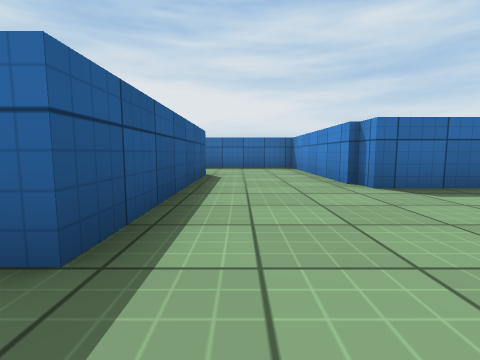
view 1 (above)

19 first-person views from a walk through a 3-D level made in the Unity game engine. The camera is 0.51 m above the floor, tilts 6° down and sees 85° across. The floor is counted in squares, 1 m on a side. Each view is taken from the middle of a square. On the plan, view 1 faces up. The plan holds only what a view shows up to about 9 squares ahead; the rest is blank. The player is left out. Surface patterns are stand-ins for the level's own textures.

view 2
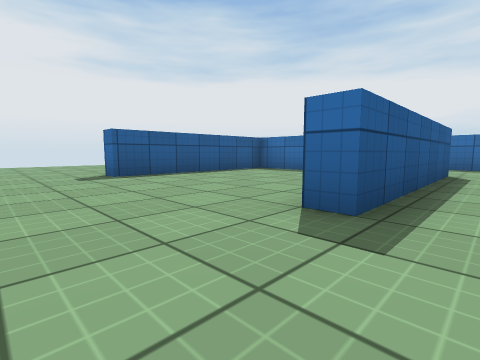

view 3
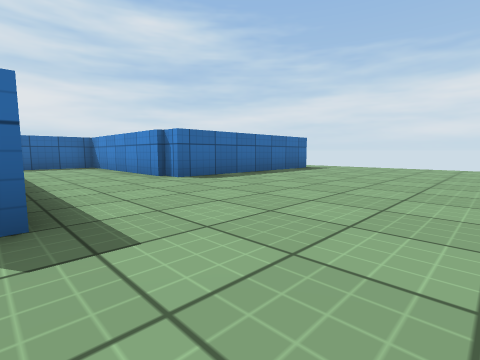

view 4
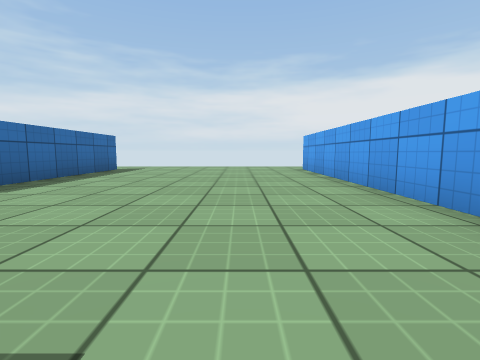

view 5
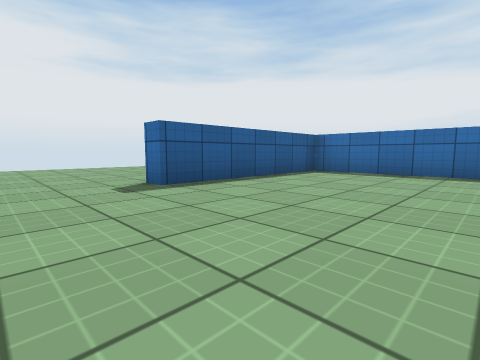

view 6
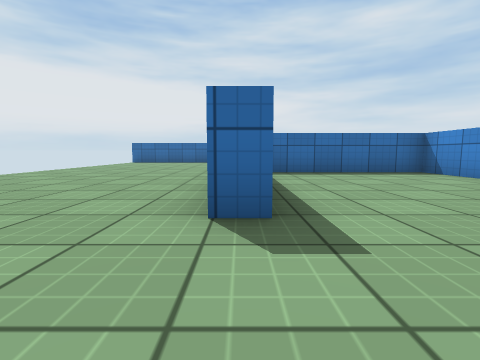

view 7
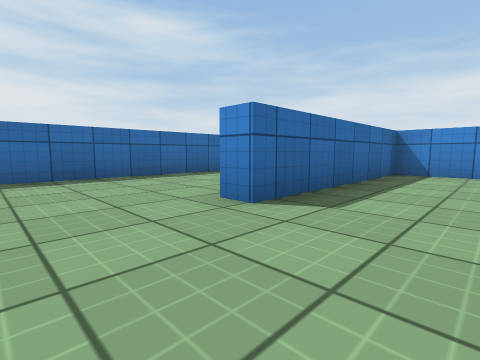

view 8
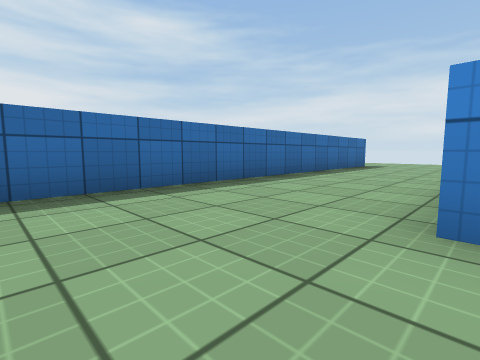

view 9
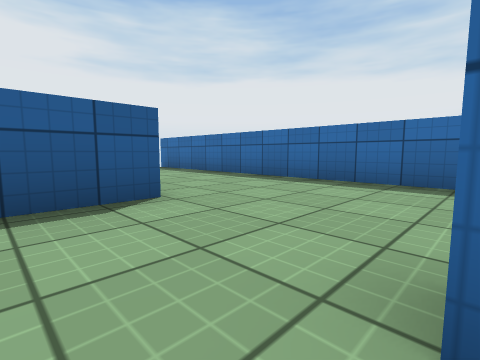

view 10
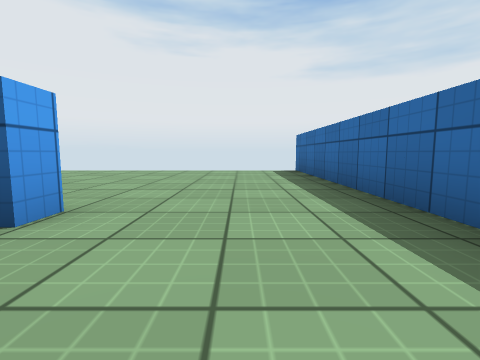

view 11
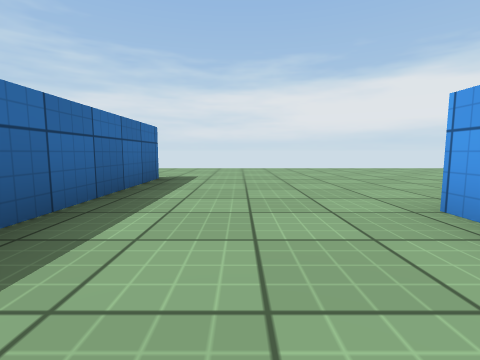

view 12
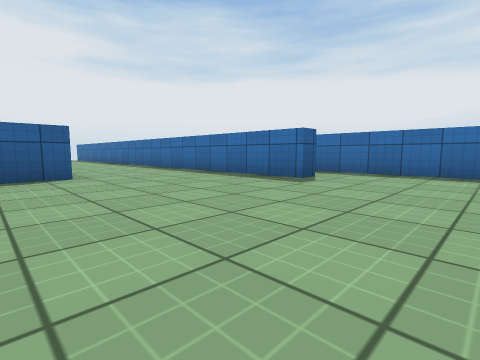

view 13
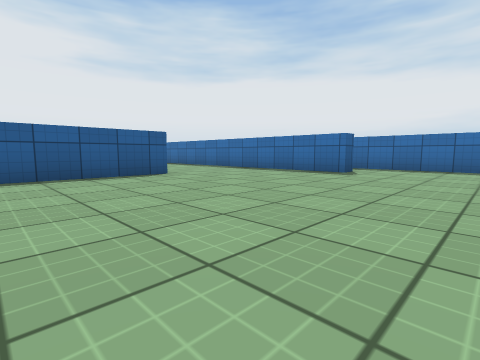

view 14
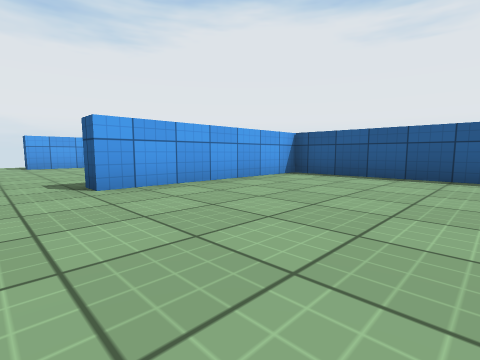

view 15
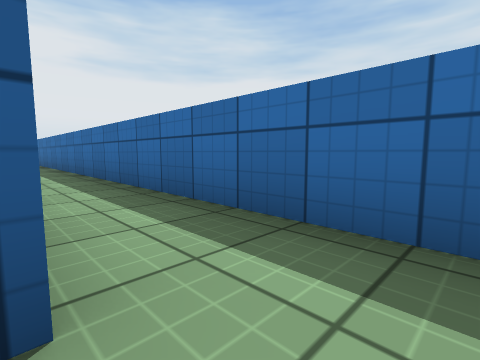

view 16
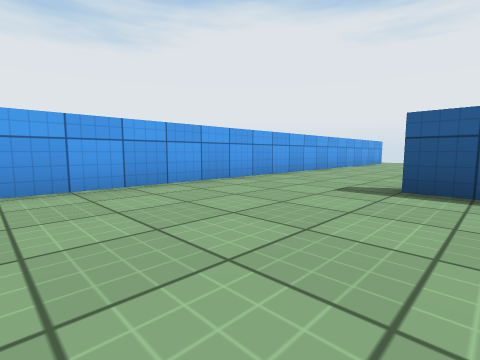

view 17
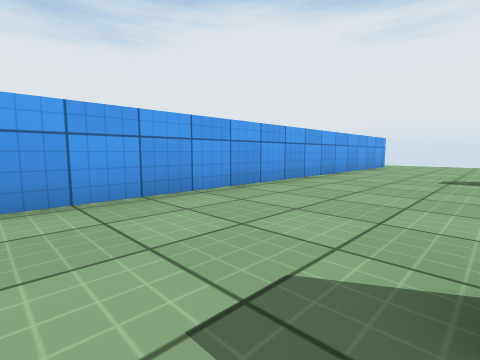

view 18
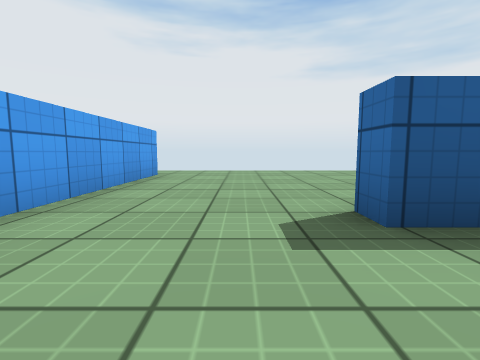

view 19
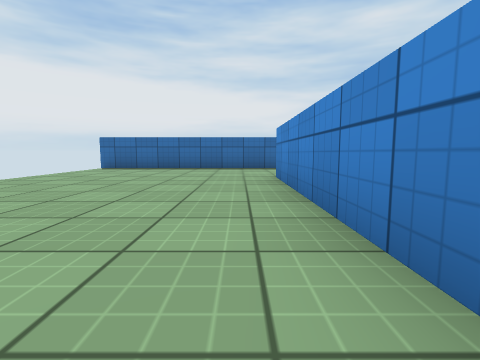

### Floor plan
Points are (right, up) in squares from view 1. A wall is a line through its corners. A room is listed if a view was taken in it or the views show most of it. See-through windows are left out.
Room 1 (views 1, 2, 3, 4, 5, 6, 7, 8, 9, 10, 11, 12, 13, 14, 15, 16, 17, 18, 19)
walls: (-0.8, 6.1) (-0.8, 1.1) (-1.4, 1.1); (-1.3, 4.1) (-1.3, 5.8) (-5.7, 5.8) (-5.7, 1.1) (-6.3, 1.1); (2.3, 9.4) (2.3, 4.2) (6.9, 4.2) (6.9, 3.7) (1.8, 3.7) (1.8, 8.7) (-3.1, 8.7) (-3.1, 9.2); (-6.2, 4.7) (-6.2, 9.5) (-5.7, 9.5) (-5.7, 8); (5.2, 13.1) (5.2, 12.6) (-11.6, 12.6); (7.7, 14.7) (-5.1, 14.7); (-10.1, -1.9) (6.9, -1.9)
ways out: opening at (-11, -2); opening at (7.5, -2)

Where each view was taken, in squares from view 1:
view 1: 0 up, 0 right, facing up
view 2: 1 down, 0 right, facing up-left
view 3: 1 down, 1 left, facing up-right
view 4: 0 up, 1 left, facing right
view 5: 1 down, 2 left, facing up-left
view 6: 1 down, 6 left, facing up
view 7: 7 up, 5 left, facing up-right
view 8: 9 up, 5 left, facing up-right
view 9: 8 up, 3 left, facing up-left
view 10: 11 up, 4 left, facing left
view 11: 11 up, 0 right, facing right
view 12: 8 up, 8 right, facing up-left
view 13: 6 up, 8 right, facing up-left
view 14: 8 up, 8 right, facing down-left
view 15: 13 up, 6 right, facing up-left
view 16: 2 up, 3 right, facing down-left
view 17: 1 up, 0 right, facing down-left
view 18: 0 up, 4 left, facing left
view 19: 4 up, 7 left, facing up
